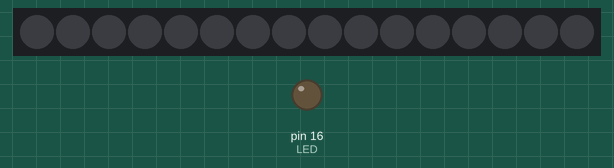
The program below on a simulated MicroPython board. Shown: 16 RGB LEDs in strip order, left to right, output pins drawn as LEDs (lit = HIGH).

Above: at 1.2 s.
At 22.98 s:
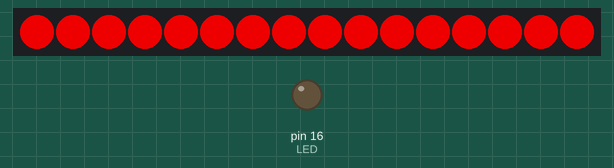

Measured:
- by itself, everything shown: repeats every 29.9 s, in 64 steps
- what the display in image 0 shows lasts 1.1 s, from 1.1 s to 2.2 s
- what the display in image 1 shows lasts 0.4 s, from 22.8 s to 23.2 s

The program:

led_morsecode.py
```python
import morsecode
import time
from machine import Pin
import neopixel

TIME = 0.15

LED = 0
NEOPIXEL = 1

# !!!! Select one option for imlementation [LED, NEOPIXEL] !!!
IMPLEMENTATION = NEOPIXEL

if IMPLEMENTATION == NEOPIXEL:
    INT = 50
    NEOPIXEL_NUMBER = 16
    np = neopixel.NeoPixel(Pin(2), NEOPIXEL_NUMBER)

    ON = (200, 0, 0)
    OFF = (0, 0, 0)

    def OnCbk ():
        for i in range(NEOPIXEL_NUMBER):
            np[i] = ON
            np.write()

    def OffCbk():
        for i in range(NEOPIXEL_NUMBER):
            np[i] = OFF
            np.write()

    morse = morsecode.Morse(OnCbk, OffCbk, TIME)

elif IMPLEMENTATION == LED:
    LED = Pin (16, Pin.OUT)
    morse = morsecode.Morse(LED.on, LED.off, TIME)

while True:
    morse.send("Hello World")
    time.sleep(5)
```

morsecode.py
```python
# Morsecode library

import time
from machine import Pin

# Ganimede.E12 default LED
LED = Pin(16, Pin.OUT)

# Morsecode lookup-table
CODE = {'A':'.-','B':'-...','C':'-.-.','D':'-..','E':'.','F':'..-.','G':'--.',
    'H':'....','I':'..','J':'.---','K':'-.-','L':'.-..','M':'--','N':'-.',
    'O':'---','P':'.--.','Q':'--.-','R':'.-.','S':'...','T':'-','U':'..-',
    'V':'...-','W':'.--','X':'-..-','Y':'-.--','Z':'--..',
    '0':'-----','1':'.----','2':'..---','3':'...--','4':'....-',
    '5':'.....','6':'-....','7':'--...','8':'---..','9':'----.',
    '.':'.-.-.-',
    ',':'--..--',
    '?':'..--..',
    '/':'--..-.',
    '@':'.--.-.',
    ' ':' ',
}

# Morse class
class Morse:
    def __init__ (self, on_cbk = LED.on, off_cbk = LED.off, tdot = 0.1):
        # Values for time delays
        self.tdot = tdot
        self.tdash = tdot * 3
        self.tspace = tdot * 2
        self.tword = tdot * 6
        self.on = on_cbk
        self.off = off_cbk

    def _flash (self, t):
        self.on()
        time.sleep(t)
        self.off()
        return

    def send (self, msg):
        self.off()
        for l in msg:
            c = CODE.get(l.upper())
            for e in c:
                # Dot
                if e == ".":
                    self._flash(self.tdot)
                    time.sleep(self.tdot)
                # Dash
                if e == "-":
                    self._flash(self.tdash)
                    time.sleep(self.tdot)
                # Space
                if e == " ":
                    time.sleep(self.tword)
            # Delay between characters
            time.sleep(self.tword)
        self.off()
```
